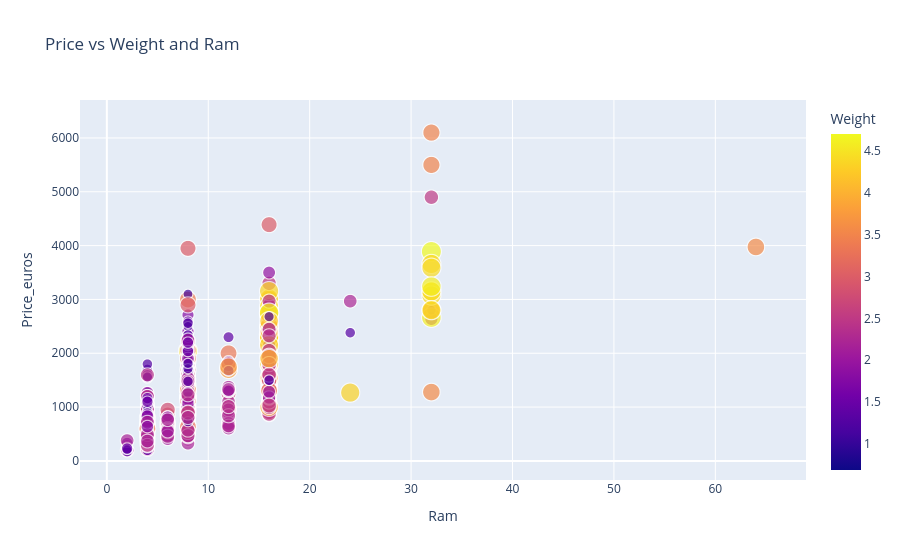

Source (notebook cell):
### Markdown cell above
- Workstations and gaming laptops tend to have the highest prices.
- Higher RAM (30 GB and above) is mainly found in gaming, workstation, and ultrabook categories.
- Gaming and workstation laptops dominate in the higher RAM and price regions, while ultrabooks and netbooks are more common in the lower price and RAM ranges.

### Code cell
fig = px.scatter(data, x="Ram", y="Price_euros", color="Weight", size="Weight", title = "Price vs Weight and Ram")
fig.show()

### Figure 1 — Plotly figure (JSON) as saved in the notebook; plotly's stock layout.template omitted (floating-point values rounded to 4 significant figures; data arrays with more than 128 entries replaced by an {"elided": "..."} marker saying what was removed)
{"data": [{"hovertemplate": "Ram=%{x}<br>Price_euros=%{y}<br>Weight=%{marker.color}<extra></extra>", "legendgroup": "", "marker": {"color": {"elided": "1275 float values"}, "coloraxis": "coloraxis", "size": {"elided": "1275 float values"}, "sizemode": "area", "sizeref": 0.01175, "symbol": "circle"}, "mode": "markers", "name": "", "showlegend": false, "type": "scattergl", "x": {"elided": "1275 int values"}, "xaxis": "x", "y": {"elided": "1275 float values"}, "yaxis": "y"}], "layout": {"coloraxis": {"colorbar": {"title": {"text": "Weight"}}, "colorscale": [[0, "#0d0887"], [0.1111, "#46039f"], [0.2222, "#7201a8"], [0.3333, "#9c179e"], [0.4444, "#bd3786"], [0.5556, "#d8576b"], [0.6667, "#ed7953"], [0.7778, "#fb9f3a"], [0.8889, "#fdca26"], [1, "#f0f921"]]}, "legend": {"itemsizing": "constant", "tracegroupgap": 0}, "title": {"text": "Price vs Weight and Ram"}, "xaxis": {"anchor": "y", "domain": [0, 1], "title": {"text": "Ram"}}, "yaxis": {"anchor": "x", "domain": [0, 1], "title": {"text": "Price_euros"}}}}
